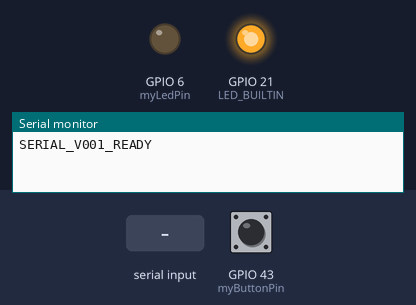
A sketch run on a simulated Seeed XIAO ESP32-S3. Shown: output pins drawn as LEDs (lit = HIGH), the last lines printed to the serial monitor. The inputs (shaded band) are chosen by the test bench; at power-on: GPIO 43 (myButtonPin) LOW.

Above: at 1.7 s.
1.8 s: "HIT\n" received over Serial
At 3.1 s:
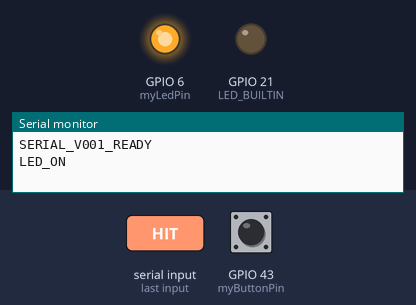
4.9 s: "RESET\n" received over Serial
At 5.4 s:
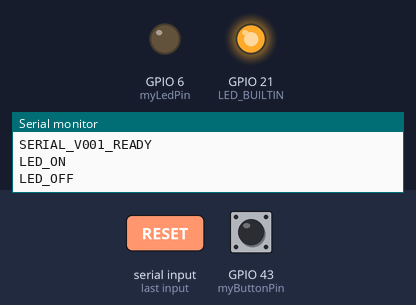
Timing chart, 0 to 7.9 s (numbered marks = the images above; inputs shaded):
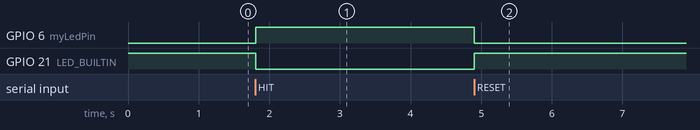

The sketch:

serial-v001.ino
```cpp
/*
  Maker100 Robotics - WebSerial Game Controller
  serial-v001

  XIAO ESP32-S3 / Seeed-style wiring:
    D6 = push button to 3V3
    D5 = external LED through resistor to GND
    Built-in LED is also used

  Browser protocol:
    ESP32 -> webpage: LEFT
    webpage -> ESP32: HIT
    webpage -> ESP32: RESET

  The ESP32 is the physical input/output device.
  The webpage is responsible for the game logic.
*/

#include <Arduino.h>

const int myButtonPin = D6;
const int myLedPin = D5;

bool myLastButtonState = false;
bool myLedState = false;

void mySetLed(bool myState) {
  myLedState = myState;

  // XIAO built-in LED is commonly active LOW.
  digitalWrite(LED_BUILTIN, myState ? LOW : HIGH);

  // External LED on D5 is active HIGH.
  digitalWrite(myLedPin, myState ? HIGH : LOW);
}

void mySendButtonCommand() {
  Serial.println("LEFT");
}

void myHandleSerialCommand(String myCommand) {
  myCommand.trim();
  myCommand.toUpperCase();

  if (myCommand == "HIT") {
    mySetLed(true);
    Serial.println("LED_ON");
  }

  if (myCommand == "RESET") {
    mySetLed(false);
    Serial.println("LED_OFF");
  }

  if (myCommand == "PING") {
    Serial.println("PONG");
  }
}

void myReadSerial() {
  if (Serial.available()) {
    String myCommand = Serial.readStringUntil('\n');
    myHandleSerialCommand(myCommand);
  }
}

void setup() {
  pinMode(LED_BUILTIN, OUTPUT);
  pinMode(myLedPin, OUTPUT);
  pinMode(myButtonPin, INPUT_PULLDOWN);

  mySetLed(false);

  Serial.begin(115200);
  delay(500);

  Serial.println("SERIAL_V001_READY");
}

void loop() {
  myReadSerial();

  bool myButtonState = digitalRead(myButtonPin);

  // Send only once when the button changes from released to pressed.
  if (myButtonState && !myLastButtonState) {
    mySendButtonCommand();
  }

  myLastButtonState = myButtonState;

  delay(10);
}
```

Measured:
- after the input at 1.8 s, GPIO 6 (myLedPin): LOW → HIGH at once; GPIO 21 (LED_BUILTIN): HIGH → LOW at once
- after the input at 4.9 s, GPIO 6 (myLedPin): HIGH → LOW at once; GPIO 21 (LED_BUILTIN): LOW → HIGH at once
